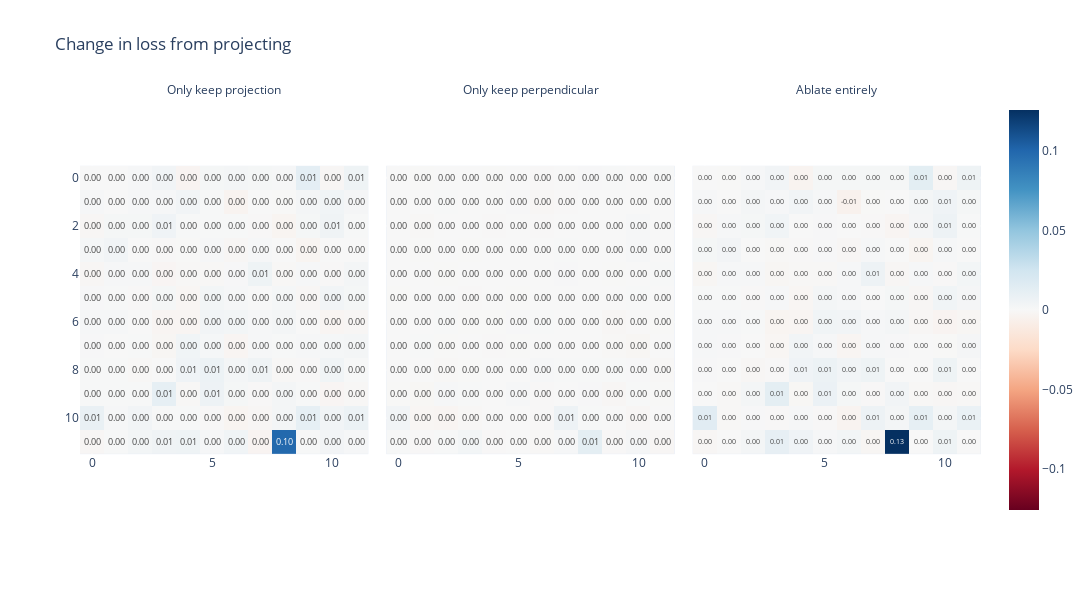

This figure's notebook cell:
### Code cell
proportional_loss_increase: (head_removal_loss_all / orig_loss_all) - 1
absolute_loss_increase = head_removal_loss_all - orig_loss_all

mean_loss_increase = einops.reduce(
    absolute_loss_increase, "layer head type num_batches batch_idx seq_pos -> type layer head", "mean"
)

imshow(
    mean_loss_increase,
    facet_col=0,
    facet_labels=["Only keep projection", "Only keep perpendicular component", "Ablate entirely"],
    text_auto=".2f",
    title="Change in loss from projecting",
    width=1400,
    height=600,
    static=True,
)

### Figure 1 — Plotly figure (JSON) as saved in the notebook; plotly's stock layout.template omitted (floating-point values rounded to 4 significant figures; data arrays with more than 128 entries replaced by an {"elided": "..."} marker saying what was removed)
{"data": [{"coloraxis": "coloraxis", "hovertemplate": "x: %{x}<br>y: %{y}<br>color: %{z}<extra></extra>", "name": "0", "texttemplate": "%{z:.2f}", "type": "heatmap", "xaxis": "x", "yaxis": "y", "z": {"elided": "12x12 float values"}}, {"coloraxis": "coloraxis", "hovertemplate": "x: %{x}<br>y: %{y}<br>color: %{z}<extra></extra>", "name": "1", "texttemplate": "%{z:.2f}", "type": "heatmap", "xaxis": "x2", "yaxis": "y2", "z": {"elided": "12x12 float values"}}, {"coloraxis": "coloraxis", "hovertemplate": "x: %{x}<br>y: %{y}<br>color: %{z}<extra></extra>", "name": "2", "texttemplate": "%{z:.2f}", "type": "heatmap", "xaxis": "x3", "yaxis": "y3", "z": {"elided": "12x12 float values"}}], "layout": {"annotations": [{"font": {}, "showarrow": false, "text": "Only keep projection", "x": 0.16, "xanchor": "center", "xref": "paper", "y": 1, "yanchor": "bottom", "yref": "paper"}, {"font": {}, "showarrow": false, "text": "Only keep perpendicular", "x": 0.5, "xanchor": "center", "xref": "paper", "y": 1, "yanchor": "bottom", "yref": "paper"}, {"font": {}, "showarrow": false, "text": "Ablate entirely", "x": 0.84, "xanchor": "center", "xref": "paper", "y": 1, "yanchor": "bottom", "yref": "paper"}], "coloraxis": {"cmid": 0, "colorscale": [[0, "rgb(103,0,31)"], [0.1, "rgb(178,24,43)"], [0.2, "rgb(214,96,77)"], [0.3, "rgb(244,165,130)"], [0.4, "rgb(253,219,199)"], [0.5, "rgb(247,247,247)"], [0.6, "rgb(209,229,240)"], [0.7, "rgb(146,197,222)"], [0.8, "rgb(67,147,195)"], [0.9, "rgb(33,102,172)"], [1, "rgb(5,48,97)"]]}, "height": 600, "modebar": {"add": ["drawline", "drawopenpath", "drawclosedpath", "drawcircle", "drawrect", "eraseshape"]}, "title": {"text": "Change in loss from projecting"}, "width": 1400, "xaxis": {"anchor": "y", "constrain": "domain", "domain": [0, 0.32], "scaleanchor": "y"}, "xaxis2": {"anchor": "y2", "domain": [0.34, 0.66], "matches": "x"}, "xaxis3": {"anchor": "y3", "domain": [0.68, 1.0], "matches": "x"}, "yaxis": {"anchor": "x", "autorange": "reversed", "constrain": "domain", "domain": [0, 1]}, "yaxis2": {"anchor": "x2", "domain": [0, 1], "matches": "y", "showticklabels": false}, "yaxis3": {"anchor": "x3", "domain": [0, 1], "matches": "y", "showticklabels": false}}}
